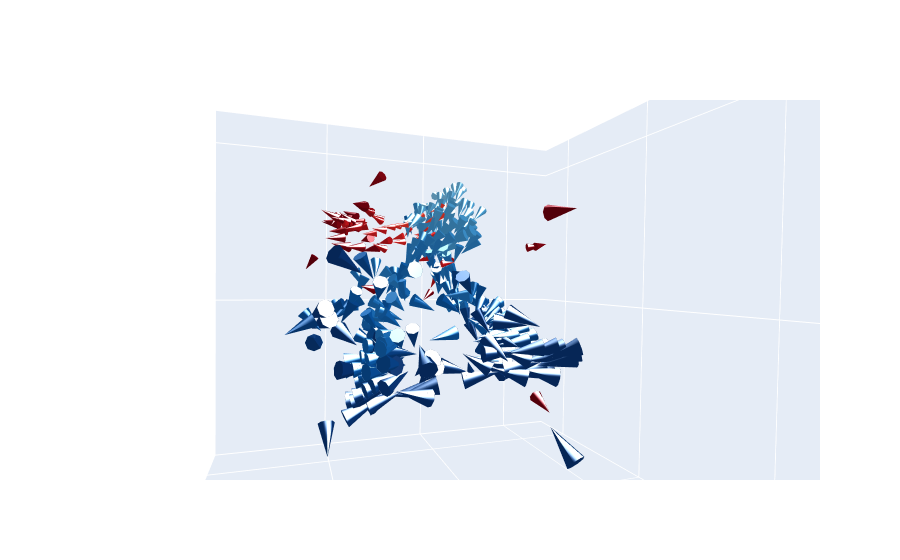

The notebook cell saved with this chart:
### Code cell
pert_to_plot = ["wik", "TGFB-i"] #, 'gdf3'] #'TGFB-i', "tbxta"]
c_vec = ["Blues", "Reds"] #, "Reds"]# "Greens"]
size_ref_vec = np.asarray([4.5/2.5, .6, 0.95, 5])*2.5
c_max_vec = np.asarray([2, 2, 2, 1.5])*1
c_min_vec = np.asarray([0.2, 0, 0.1, 1.5])
fig = go.Figure()

for p, pert in enumerate(pert_to_plot):

    df = cluster_df.copy()#.loc[cluster_df["master_perturbation"]==pert,:]
    
    df.loc[cluster_df["master_perturbation"]!=pert,["dZ_norm"]] = 0
    df.loc[cluster_df["master_perturbation"]!=pert,["dY_norm"]] = 0
    df.loc[cluster_df["master_perturbation"]!=pert,["dX_norm"]] = 0
    
    #define the trace for triangle sides
    cones = go.Cone(
        x=df["Z"],
        y=df["X"],
        z=df["Y"],
        u=df["dZ_norm"],
        v=df["dX_norm"],
        w=df["dY_norm"],
        colorscale=c_vec[p],
        cmin=c_min_vec[p],
        cmax=c_max_vec[p],
        sizemode="absolute",
        sizeref=size_ref_vec[p], 
        showscale=False,
        anchor="tip",
    lighting_specular=2)
        
    fig.add_trace(cones)

    # fig.update_layout(
    # autosize=False,
    # width=500,
    # height=500)
    
    angle = angle_vec[0]
    za = 0.2
    vec = np.asarray([math.cos(angle), math.sin(angle), za])
    vec = vec*2
    camera = dict(
        eye=dict(x=vec[0], y=vec[1], z=vec[2]))
        

    fig.update_layout(scene_camera=camera, scene_dragmode='orbit')
    
    
    fig.update_layout(scene=lim_scene)
    fig.update_layout(scene = dict(
                    xaxis_title='',
                    yaxis_title='',
                    zaxis_title='',
                xaxis = dict(showticklabels=False),
                yaxis = dict(showticklabels=False),
                zaxis = dict(showticklabels=False)))

    fig.write_image(os.path.join(figure_path, f"pert_plot_iter{p:02}.png"), scale=3)
    

pert_path = os.path.join(figure_path, "cone_frames_pert2", "")
if not os.path.isdir(pert_path):
    os.makedirs(pert_path)

fig = make_rotating_figure(fig, angle_vec[:2], pert_path)

fig.show()

### Figure 1 — Plotly figure (JSON) as saved in the notebook; plotly's stock layout.template omitted (floating-point values rounded to 4 significant figures; data arrays with more than 128 entries replaced by an {"elided": "..."} marker saying what was removed)
{"data": [{"anchor": "tip", "cmax": 2, "cmin": 0.2, "colorscale": [[0, "rgb(247,251,255)"], [0.125, "rgb(222,235,247)"], [0.25, "rgb(198,219,239)"], [0.375, "rgb(158,202,225)"], [0.5, "rgb(107,174,214)"], [0.625, "rgb(66,146,198)"], [0.75, "rgb(33,113,181)"], [0.875, "rgb(8,81,156)"], [1, "rgb(8,48,107)"]], "lighting": {"specular": 2}, "showscale": false, "sizemode": "absolute", "sizeref": 4.5, "type": "cone", "u": {"elided": "1167 float values"}, "v": {"elided": "1167 float values"}, "w": {"elided": "1167 float values"}, "x": {"elided": "1167 float values"}, "y": {"elided": "1167 float values"}, "z": {"elided": "1167 float values"}}, {"anchor": "tip", "cmax": 2, "cmin": 0, "colorscale": [[0, "rgb(255,245,240)"], [0.125, "rgb(254,224,210)"], [0.25, "rgb(252,187,161)"], [0.375, "rgb(252,146,114)"], [0.5, "rgb(251,106,74)"], [0.625, "rgb(239,59,44)"], [0.75, "rgb(203,24,29)"], [0.875, "rgb(165,15,21)"], [1, "rgb(103,0,13)"]], "lighting": {"specular": 2}, "showscale": false, "sizemode": "absolute", "sizeref": 1.5, "type": "cone", "u": {"elided": "1167 float values"}, "v": {"elided": "1167 float values"}, "w": {"elided": "1167 float values"}, "x": {"elided": "1167 float values"}, "y": {"elided": "1167 float values"}, "z": {"elided": "1167 float values"}}], "layout": {"autosize": true, "scene": {"aspectmode": "auto", "aspectratio": {"x": 0.9779, "y": 0.969, "z": 1.055}, "camera": {"center": {"x": 0, "y": 0, "z": 0}, "eye": {"x": 0.9478, "y": 0.02343, "z": 0.3351}, "projection": {"type": "perspective"}, "up": {"x": -0.02643, "y": 0.9996, "z": 0.004875}}, "dragmode": "orbit", "xaxis": {"nticks": 4, "range": [-2, 12], "showticklabels": false, "title": {"text": ""}, "type": "linear"}, "yaxis": {"nticks": 4, "range": [-10, 12], "showticklabels": false, "title": {"text": ""}, "type": "linear"}, "zaxis": {"nticks": 4, "range": [-7.5, 10], "showticklabels": false, "title": {"text": ""}, "type": "linear"}}}}
